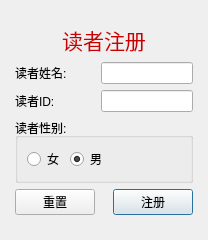
<?xml version="1.0" encoding="UTF-8"?>
<ui version="4.0">
 <class>AddReaderDialog</class>
 <widget class="QDialog" name="AddReaderDialog">
  <property name="geometry">
   <rect>
    <x>0</x>
    <y>0</y>
    <width>208</width>
    <height>240</height>
   </rect>
  </property>
  <property name="windowTitle">
   <string>Dialog</string>
  </property>
  <layout class="QGridLayout" name="gridLayout">
   <item row="4" column="1">
    <widget class="QLabel" name="label_3">
     <property name="text">
      <string>读者ID:</string>
     </property>
    </widget>
   </item>
   <item row="7" column="1">
    <spacer name="verticalSpacer">
     <property name="orientation">
      <enum>Qt::Vertical</enum>
     </property>
     <property name="sizeHint" stdset="0">
      <size>
       <width>20</width>
       <height>40</height>
      </size>
     </property>
    </spacer>
   </item>
   <item row="0" column="1">
    <spacer name="verticalSpacer_2">
     <property name="orientation">
      <enum>Qt::Vertical</enum>
     </property>
     <property name="sizeHint" stdset="0">
      <size>
       <width>20</width>
       <height>40</height>
      </size>
     </property>
    </spacer>
   </item>
   <item row="3" column="0">
    <spacer name="horizontalSpacer_2">
     <property name="orientation">
      <enum>Qt::Horizontal</enum>
     </property>
     <property name="sizeHint" stdset="0">
      <size>
       <width>40</width>
       <height>20</height>
      </size>
     </property>
    </spacer>
   </item>
   <item row="5" column="1" colspan="4">
    <widget class="QGroupBox" name="groupBox">
     <property name="title">
      <string>读者性别:</string>
     </property>
     <property name="checkable">
      <bool>false</bool>
     </property>
     <layout class="QHBoxLayout" name="horizontalLayout">
      <item>
       <widget class="QRadioButton" name="female">
        <property name="text">
         <string>女</string>
        </property>
       </widget>
      </item>
      <item>
       <widget class="QRadioButton" name="male">
        <property name="text">
         <string>男</string>
        </property>
        <property name="checked">
         <bool>true</bool>
        </property>
       </widget>
      </item>
      <item>
       <spacer name="horizontalSpacer">
        <property name="orientation">
         <enum>Qt::Horizontal</enum>
        </property>
        <property name="sizeHint" stdset="0">
         <size>
          <width>40</width>
          <height>20</height>
         </size>
        </property>
       </spacer>
      </item>
     </layout>
    </widget>
   </item>
   <item row="6" column="1">
    <widget class="QPushButton" name="reset">
     <property name="text">
      <string>重置</string>
     </property>
    </widget>
   </item>
   <item row="4" column="2" colspan="3">
    <widget class="QLineEdit" name="readerID"/>
   </item>
   <item row="3" column="1">
    <widget class="QLabel" name="label_2">
     <property name="text">
      <string>读者姓名:</string>
     </property>
    </widget>
   </item>
   <item row="1" column="1" colspan="4">
    <widget class="QLabel" name="label">
     <property name="text">
      <string>&lt;html&gt;&lt;head/&gt;&lt;body&gt;&lt;p align=&quot;center&quot;&gt;&lt;span style=&quot; font-size:16pt; color:#cc0000;&quot;&gt;读者注册&lt;/span&gt;&lt;/p&gt;&lt;/body&gt;&lt;/html&gt;</string>
     </property>
    </widget>
   </item>
   <item row="3" column="2" colspan="3">
    <widget class="QLineEdit" name="readerName"/>
   </item>
   <item row="6" column="4">
    <widget class="QPushButton" name="registered">
     <property name="text">
      <string>注册</string>
     </property>
     <property name="default">
      <bool>true</bool>
     </property>
    </widget>
   </item>
   <item row="4" column="5">
    <spacer name="horizontalSpacer_3">
     <property name="orientation">
      <enum>Qt::Horizontal</enum>
     </property>
     <property name="sizeHint" stdset="0">
      <size>
       <width>40</width>
       <height>20</height>
      </size>
     </property>
    </spacer>
   </item>
  </layout>
 </widget>
 <tabstops>
  <tabstop>readerName</tabstop>
  <tabstop>readerID</tabstop>
  <tabstop>female</tabstop>
  <tabstop>male</tabstop>
  <tabstop>registered</tabstop>
  <tabstop>reset</tabstop>
 </tabstops>
 <resources/>
 <connections/>
</ui>
